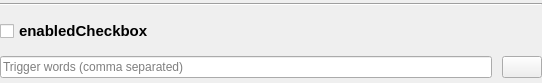
<?xml version="1.0" encoding="UTF-8"?>
<ui version="4.0">
 <class>embedding</class>
 <widget class="QWidget" name="embedding">
  <property name="geometry">
   <rect>
    <x>0</x>
    <y>0</y>
    <width>542</width>
    <height>83</height>
   </rect>
  </property>
  <property name="windowTitle">
   <string>Form</string>
  </property>
  <layout class="QGridLayout" name="gridLayout">
   <property name="leftMargin">
    <number>0</number>
   </property>
   <property name="topMargin">
    <number>0</number>
   </property>
   <property name="rightMargin">
    <number>0</number>
   </property>
   <property name="bottomMargin">
    <number>0</number>
   </property>
   <property name="spacing">
    <number>10</number>
   </property>
   <item row="3" column="0" colspan="2">
    <layout class="QVBoxLayout" name="trigger_word_container">
     <property name="spacing">
      <number>10</number>
     </property>
    </layout>
   </item>
   <item row="1" column="0" colspan="2">
    <widget class="QCheckBox" name="enabled_checkbox">
     <property name="font">
      <font>
       <pointsize>11</pointsize>
       <bold>true</bold>
      </font>
     </property>
     <property name="text">
      <string>enabledCheckbox</string>
     </property>
    </widget>
   </item>
   <item row="2" column="1">
    <widget class="QPushButton" name="delete_button">
     <property name="text">
      <string/>
     </property>
     <property name="icon">
      <iconset resource="../../../../../../gui/resources/feather.qrc">
       <normaloff>:/dark/icons/feather/dark/trash-2.svg</normaloff>:/dark/icons/feather/dark/trash-2.svg</iconset>
     </property>
    </widget>
   </item>
   <item row="2" column="0">
    <widget class="QLineEdit" name="trigger_word_edit">
     <property name="font">
      <font>
       <pointsize>9</pointsize>
      </font>
     </property>
     <property name="toolTip">
      <string>&lt;html&gt;&lt;head/&gt;&lt;body&gt;&lt;p&gt;Some LoRA require a trigger word to activate.&lt;/p&gt;&lt;p&gt;Make a note here for your records.&lt;/p&gt;&lt;/body&gt;&lt;/html&gt;</string>
     </property>
     <property name="placeholderText">
      <string>Trigger words (comma separated)</string>
     </property>
    </widget>
   </item>
   <item row="0" column="0" colspan="2">
    <widget class="Line" name="line">
     <property name="minimumSize">
      <size>
       <width>0</width>
       <height>0</height>
      </size>
     </property>
     <property name="orientation">
      <enum>Qt::Orientation::Horizontal</enum>
     </property>
    </widget>
   </item>
  </layout>
 </widget>
 <resources>
  <include location="../../../../../../gui/resources/feather.qrc"/>
 </resources>
 <connections>
  <connection>
   <sender>trigger_word_edit</sender>
   <signal>textChanged(QString)</signal>
   <receiver>embedding</receiver>
   <slot>action_changed_trigger_word(QString)</slot>
   <hints>
    <hint type="sourcelabel">
     <x>195</x>
     <y>50</y>
    </hint>
    <hint type="destinationlabel">
     <x>215</x>
     <y>14</y>
    </hint>
   </hints>
  </connection>
 </connections>
 <slots>
  <slot>action_clicked_button_to_prompt()</slot>
  <slot>action_clicked_button_to_negative_prompt()</slot>
  <slot>action_toggled_embedding(bool)</slot>
  <slot>action_clicked_copy()</slot>
  <slot>action_changed_trigger_word(QString)</slot>
  <slot>action_clicked_button_deleted()</slot>
 </slots>
</ui>
